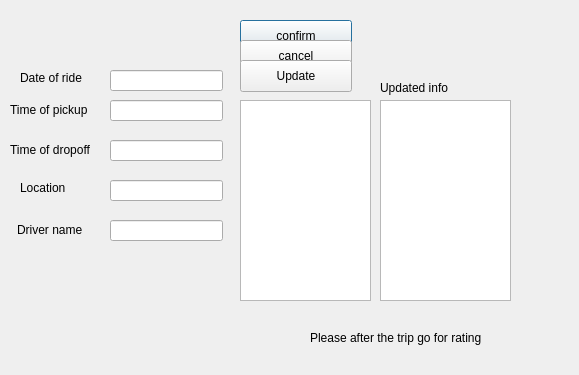
<?xml version="1.0" encoding="UTF-8"?>
<ui version="4.0">
 <class>reserve</class>
 <widget class="QDialog" name="reserve">
  <property name="geometry">
   <rect>
    <x>0</x>
    <y>0</y>
    <width>579</width>
    <height>375</height>
   </rect>
  </property>
  <property name="windowTitle">
   <string>Dialog</string>
  </property>
  <widget class="QListWidget" name="listWidget">
   <property name="geometry">
    <rect>
     <x>240</x>
     <y>100</y>
     <width>131</width>
     <height>201</height>
    </rect>
   </property>
  </widget>
  <widget class="QLineEdit" name="lineEdit">
   <property name="geometry">
    <rect>
     <x>110</x>
     <y>70</y>
     <width>113</width>
     <height>21</height>
    </rect>
   </property>
  </widget>
  <widget class="QLineEdit" name="lineEdit_2">
   <property name="geometry">
    <rect>
     <x>110</x>
     <y>100</y>
     <width>113</width>
     <height>21</height>
    </rect>
   </property>
  </widget>
  <widget class="QLineEdit" name="lineEdit_3">
   <property name="geometry">
    <rect>
     <x>110</x>
     <y>140</y>
     <width>113</width>
     <height>21</height>
    </rect>
   </property>
  </widget>
  <widget class="QLineEdit" name="lineEdit_4">
   <property name="geometry">
    <rect>
     <x>110</x>
     <y>180</y>
     <width>113</width>
     <height>21</height>
    </rect>
   </property>
  </widget>
  <widget class="QLineEdit" name="lineEdit_5">
   <property name="geometry">
    <rect>
     <x>110</x>
     <y>220</y>
     <width>113</width>
     <height>21</height>
    </rect>
   </property>
  </widget>
  <widget class="QListWidget" name="listWidget_2">
   <property name="geometry">
    <rect>
     <x>380</x>
     <y>100</y>
     <width>131</width>
     <height>201</height>
    </rect>
   </property>
  </widget>
  <widget class="QPushButton" name="pushButton">
   <property name="geometry">
    <rect>
     <x>240</x>
     <y>20</y>
     <width>112</width>
     <height>32</height>
    </rect>
   </property>
   <property name="text">
    <string>confirm</string>
   </property>
  </widget>
  <widget class="QPushButton" name="pushButton_2">
   <property name="geometry">
    <rect>
     <x>240</x>
     <y>40</y>
     <width>112</width>
     <height>32</height>
    </rect>
   </property>
   <property name="text">
    <string>cancel</string>
   </property>
  </widget>
  <widget class="QPushButton" name="pushButton_3">
   <property name="geometry">
    <rect>
     <x>240</x>
     <y>60</y>
     <width>112</width>
     <height>32</height>
    </rect>
   </property>
   <property name="text">
    <string>Update</string>
   </property>
  </widget>
  <widget class="QLabel" name="label">
   <property name="geometry">
    <rect>
     <x>20</x>
     <y>70</y>
     <width>81</width>
     <height>16</height>
    </rect>
   </property>
   <property name="text">
    <string>Date of ride</string>
   </property>
  </widget>
  <widget class="QLabel" name="label_2">
   <property name="geometry">
    <rect>
     <x>10</x>
     <y>100</y>
     <width>91</width>
     <height>20</height>
    </rect>
   </property>
   <property name="text">
    <string>Time of pickup</string>
   </property>
  </widget>
  <widget class="QLabel" name="label_3">
   <property name="geometry">
    <rect>
     <x>10</x>
     <y>140</y>
     <width>101</width>
     <height>20</height>
    </rect>
   </property>
   <property name="text">
    <string>Time of dropoff</string>
   </property>
  </widget>
  <widget class="QLabel" name="label_4">
   <property name="geometry">
    <rect>
     <x>380</x>
     <y>80</y>
     <width>91</width>
     <height>16</height>
    </rect>
   </property>
   <property name="text">
    <string>Updated info</string>
   </property>
  </widget>
  <widget class="QLabel" name="label_5">
   <property name="geometry">
    <rect>
     <x>20</x>
     <y>180</y>
     <width>58</width>
     <height>16</height>
    </rect>
   </property>
   <property name="text">
    <string>Location</string>
   </property>
  </widget>
  <widget class="QLabel" name="label_6">
   <property name="geometry">
    <rect>
     <x>17</x>
     <y>220</y>
     <width>81</width>
     <height>20</height>
    </rect>
   </property>
   <property name="text">
    <string>Driver name</string>
   </property>
  </widget>
  <widget class="QLabel" name="label_7">
   <property name="geometry">
    <rect>
     <x>310</x>
     <y>330</y>
     <width>211</width>
     <height>16</height>
    </rect>
   </property>
   <property name="text">
    <string>Please after the trip go for rating</string>
   </property>
  </widget>
 </widget>
 <resources/>
 <connections/>
</ui>
